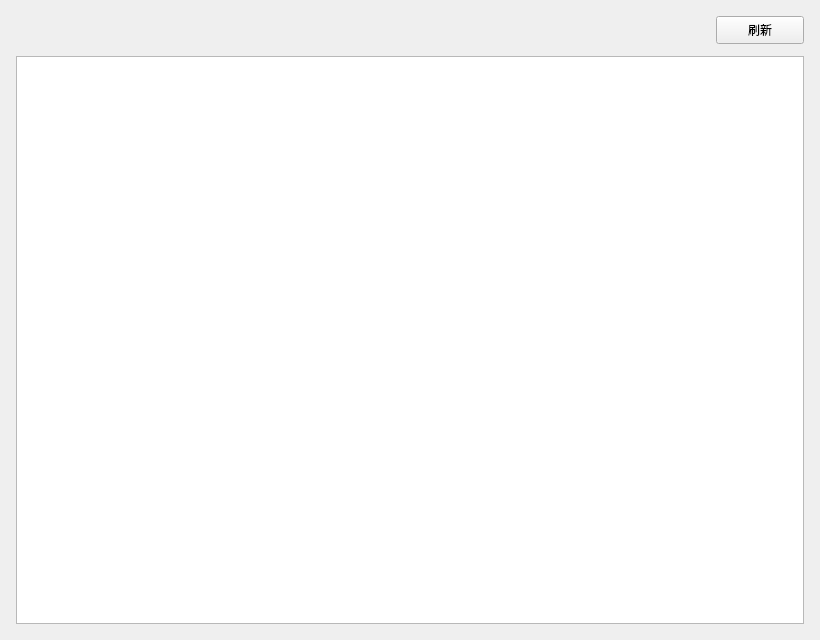
<?xml version="1.0" encoding="UTF-8"?>
<ui version="4.0">
 <class>DownloadedWindow</class>
 <widget class="QMainWindow" name="DownloadedWindow">
  <property name="geometry">
   <rect>
    <x>0</x>
    <y>0</y>
    <width>820</width>
    <height>640</height>
   </rect>
  </property>
  <property name="windowTitle">
   <string>已下载</string>
  </property>
  <widget class="QWidget" name="centralwidget">
   <layout class="QVBoxLayout" name="mainLayout">
    <property name="spacing">
     <number>12</number>
    </property>
    <property name="leftMargin">
     <number>16</number>
    </property>
    <property name="topMargin">
     <number>16</number>
    </property>
    <property name="rightMargin">
     <number>16</number>
    </property>
    <property name="bottomMargin">
     <number>16</number>
    </property>
    <item>
     <layout class="QHBoxLayout" name="headerLayout">
      <property name="spacing">
       <number>8</number>
      </property>
      <item>
       <widget class="QLabel" name="count_label">
        <property name="text">
         <string/>
        </property>
        <property name="class" stdset="0">
         <string>caption</string>
        </property>
       </widget>
      </item>
      <item>
       <spacer name="headerSpacer">
        <property name="orientation">
         <enum>Qt::Horizontal</enum>
        </property>
        <property name="sizeHint" stdset="0">
         <size>
          <width>40</width>
          <height>20</height>
         </size>
        </property>
       </spacer>
      </item>
      <item>
       <widget class="QPushButton" name="refresh_button">
        <property name="minimumSize">
         <size>
          <width>88</width>
          <height>28</height>
         </size>
        </property>
        <property name="text">
         <string>刷新</string>
        </property>
       </widget>
      </item>
     </layout>
    </item>
    <item>
     <widget class="QTableWidget" name="works_table">
      <property name="editTriggers">
       <set>QAbstractItemView::NoEditTriggers</set>
      </property>
      <property name="selectionBehavior">
       <enum>QAbstractItemView::SelectRows</enum>
      </property>
      <property name="alternatingRowColors">
       <bool>true</bool>
      </property>
     </widget>
    </item>
   </layout>
  </widget>
 </widget>
 <resources/>
 <connections/>
</ui>
